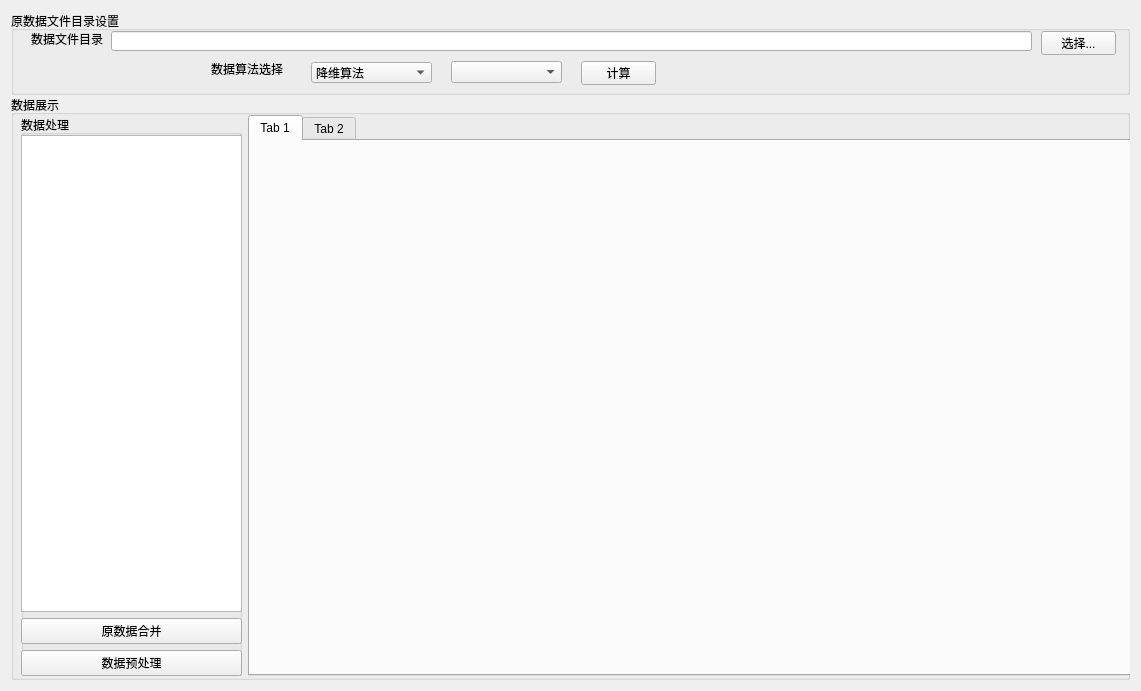
<?xml version="1.0" encoding="UTF-8"?>
<ui version="4.0">
 <class>Alg_new_show</class>
 <widget class="QWidget" name="Alg_new_show">
  <property name="geometry">
   <rect>
    <x>0</x>
    <y>0</y>
    <width>1141</width>
    <height>691</height>
   </rect>
  </property>
  <property name="windowTitle">
   <string>Form</string>
  </property>
  <layout class="QGridLayout" name="gridLayout_2">
   <item row="0" column="0">
    <layout class="QVBoxLayout" name="verticalLayout" stretch="1,7">
     <property name="spacing">
      <number>0</number>
     </property>
     <property name="sizeConstraint">
      <enum>QLayout::SizeConstraint::SetNoConstraint</enum>
     </property>
     <item>
      <widget class="QGroupBox" name="groupBox_2">
       <property name="title">
        <string>原数据文件目录设置</string>
       </property>
       <widget class="QLabel" name="label">
        <property name="geometry">
         <rect>
          <x>20</x>
          <y>20</y>
          <width>81</width>
          <height>16</height>
         </rect>
        </property>
        <property name="text">
         <string>数据文件目录</string>
        </property>
       </widget>
       <widget class="QLineEdit" name="lineEdit">
        <property name="geometry">
         <rect>
          <x>100</x>
          <y>20</y>
          <width>921</width>
          <height>20</height>
         </rect>
        </property>
       </widget>
       <widget class="QPushButton" name="pushButton">
        <property name="geometry">
         <rect>
          <x>1030</x>
          <y>20</y>
          <width>75</width>
          <height>24</height>
         </rect>
        </property>
        <property name="text">
         <string>选择...</string>
        </property>
       </widget>
       <widget class="QLabel" name="label_2">
        <property name="geometry">
         <rect>
          <x>200</x>
          <y>50</y>
          <width>81</width>
          <height>16</height>
         </rect>
        </property>
        <property name="text">
         <string>数据算法选择</string>
        </property>
       </widget>
       <widget class="QComboBox" name="comboBox">
        <property name="geometry">
         <rect>
          <x>300</x>
          <y>51</y>
          <width>121</width>
          <height>21</height>
         </rect>
        </property>
        <item>
         <property name="text">
          <string>降维算法</string>
         </property>
        </item>
        <item>
         <property name="text">
          <string>回归算法</string>
         </property>
        </item>
        <item>
         <property name="text">
          <string>分类算法</string>
         </property>
        </item>
       </widget>
       <widget class="QComboBox" name="comboBox_2">
        <property name="geometry">
         <rect>
          <x>440</x>
          <y>50</y>
          <width>111</width>
          <height>22</height>
         </rect>
        </property>
       </widget>
       <widget class="QPushButton" name="pushButton_4">
        <property name="geometry">
         <rect>
          <x>570</x>
          <y>50</y>
          <width>75</width>
          <height>24</height>
         </rect>
        </property>
        <property name="text">
         <string>计算</string>
        </property>
       </widget>
      </widget>
     </item>
     <item>
      <widget class="QGroupBox" name="groupBox">
       <property name="title">
        <string>数据展示</string>
       </property>
       <widget class="QWidget" name="horizontalLayoutWidget">
        <property name="geometry">
         <rect>
          <x>10</x>
          <y>20</y>
          <width>1111</width>
          <height>561</height>
         </rect>
        </property>
        <layout class="QHBoxLayout" name="horizontalLayout" stretch="2,8">
         <item>
          <layout class="QVBoxLayout" name="verticalLayout_4">
           <item>
            <widget class="QGroupBox" name="groupBox_3">
             <property name="title">
              <string>数据处理</string>
             </property>
             <widget class="QWidget" name="verticalLayoutWidget_3">
              <property name="geometry">
               <rect>
                <x>0</x>
                <y>20</y>
                <width>221</width>
                <height>541</height>
               </rect>
              </property>
              <layout class="QVBoxLayout" name="verticalLayout_5">
               <item>
                <widget class="QTableView" name="tableView"/>
               </item>
               <item>
                <widget class="QPushButton" name="pushButton_2">
                 <property name="text">
                  <string>原数据合并</string>
                 </property>
                </widget>
               </item>
               <item>
                <widget class="QPushButton" name="pushButton_3">
                 <property name="text">
                  <string>数据预处理</string>
                 </property>
                </widget>
               </item>
              </layout>
             </widget>
            </widget>
           </item>
          </layout>
         </item>
         <item>
          <widget class="QTabWidget" name="tabWidget">
           <property name="currentIndex">
            <number>0</number>
           </property>
           <widget class="QWidget" name="tab">
            <attribute name="title">
             <string>Tab 1</string>
            </attribute>
           </widget>
           <widget class="QWidget" name="tab_2">
            <attribute name="title">
             <string>Tab 2</string>
            </attribute>
           </widget>
          </widget>
         </item>
        </layout>
       </widget>
      </widget>
     </item>
    </layout>
   </item>
  </layout>
 </widget>
 <resources/>
 <connections/>
</ui>
